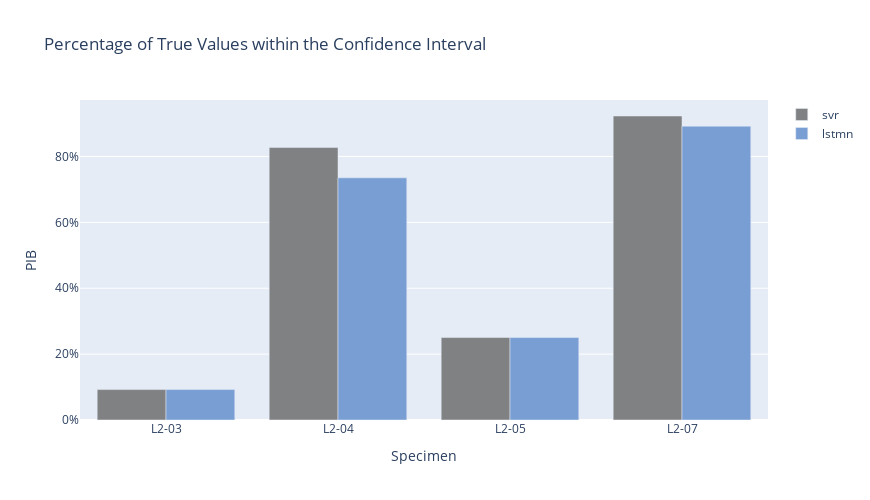

The notebook cell saved with this chart:
### Code cell
from utils.figures import plot_metric
fig = plot_metric(pib,['svr','lstmn'], test_specimens)
layout = {'width':870, 'height':500}
fig.update_layout(layout)
fig.show()

### Figure 1 — Plotly figure (JSON) as saved in the notebook; plotly's stock layout.template omitted (floating-point values rounded to 4 significant figures)
{"data": [{"hovertemplate": "%{y:.2%}", "marker": {"color": "#808183"}, "name": "svr", "type": "bar", "x": ["L2-03", "L2-04", "L2-05", "L2-07"], "y": [0.09231, 0.827, 0.2503, 0.9229]}, {"hovertemplate": "%{y:.2%}", "marker": {"color": "#799ed3"}, "name": "lstmn", "type": "bar", "x": ["L2-03", "L2-04", "L2-05", "L2-07"], "y": [0.09231, 0.7351, 0.2503, 0.892]}], "layout": {"barmode": "group", "height": 500, "title": {"text": "Percentage of True Values within the Confidence Interval"}, "uniformtext": {"minsize": 8, "mode": "hide"}, "width": 870, "xaxis": {"title": {"text": "Specimen"}}, "yaxis": {"tickformat": ".0%", "title": {"text": "PIB"}}}}
